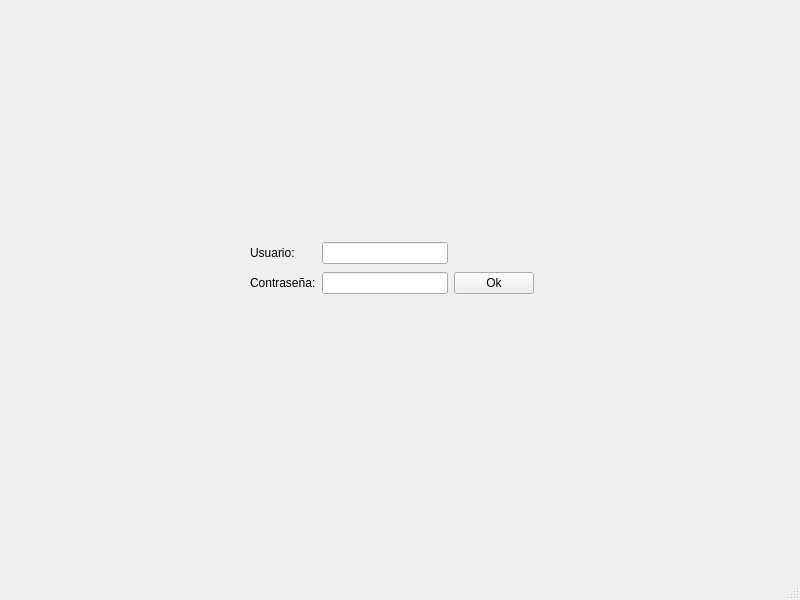
<?xml version="1.0" encoding="UTF-8"?>
<ui version="4.0">
 <class>MainWindow</class>
 <widget class="QMainWindow" name="MainWindow">
  <property name="geometry">
   <rect>
    <x>0</x>
    <y>0</y>
    <width>800</width>
    <height>600</height>
   </rect>
  </property>
  <property name="windowTitle">
   <string>MainWindow</string>
  </property>
  <widget class="QWidget" name="centralwidget">
   <widget class="QWidget" name="layoutWidget">
    <property name="geometry">
     <rect>
      <x>250</x>
      <y>240</y>
      <width>284</width>
      <height>57</height>
     </rect>
    </property>
    <layout class="QGridLayout" name="gridLayout">
     <item row="0" column="0">
      <widget class="QLabel" name="label">
       <property name="text">
        <string>Usuario:</string>
       </property>
      </widget>
     </item>
     <item row="0" column="1">
      <widget class="QLineEdit" name="line_usser"/>
     </item>
     <item row="1" column="0">
      <widget class="QLabel" name="label_2">
       <property name="text">
        <string>Contraseña:</string>
       </property>
      </widget>
     </item>
     <item row="1" column="1">
      <widget class="QLineEdit" name="lin_pass"/>
     </item>
     <item row="1" column="2">
      <widget class="QPushButton" name="ok_btn">
       <property name="text">
        <string>Ok</string>
       </property>
      </widget>
     </item>
    </layout>
   </widget>
  </widget>
  <widget class="QMenuBar" name="menubar">
   <property name="geometry">
    <rect>
     <x>0</x>
     <y>0</y>
     <width>800</width>
     <height>26</height>
    </rect>
   </property>
  </widget>
  <widget class="QStatusBar" name="statusbar"/>
 </widget>
 <resources/>
 <connections/>
</ui>
